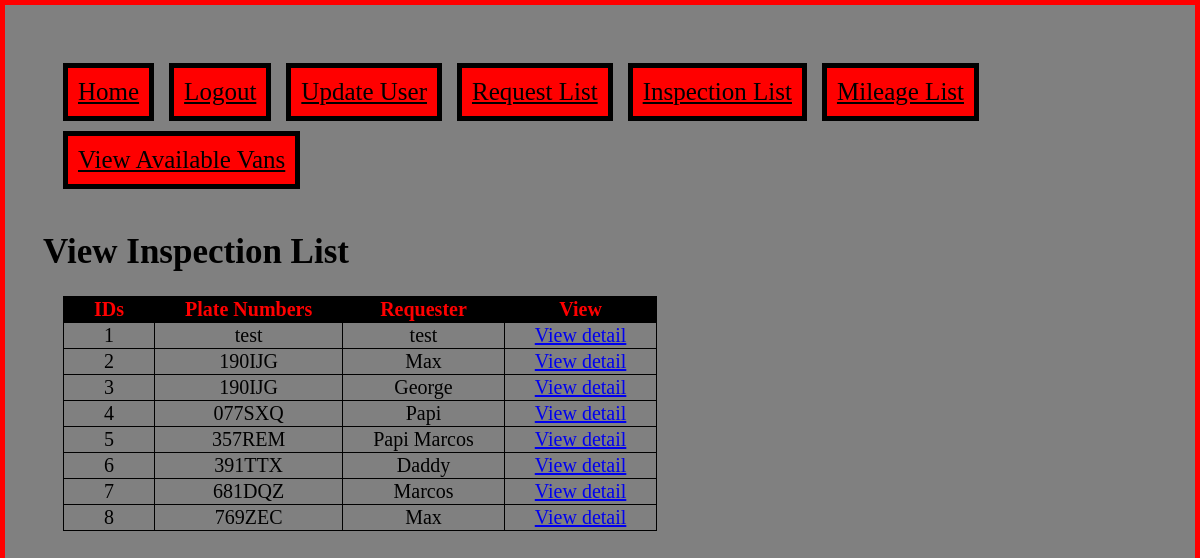
The app's page /view_inspection_list (signed in) with its own data.
### app.py (models this page shows)
class Inspections(UserMixin, db.Model):
    id = db.Column(db.Integer, primary_key=True)
    vehicleNum = db.Column(db.String(8), nullable=False)
    todaysDate = db.Column(db.String(10), nullable=False)
    returnDate = db.Column(db.String(10), nullable=False)
    requester = db.Column(db.String(40), nullable=False)
    department = db.Column(db.String(40), nullable=False)
    destination = db.Column(db.String(80), nullable=False)
    beginODO = db.Column(db.String(40), nullable=False)
    comments = db.Column(db.String(150), nullable=False)
    operator = db.Column(db.String(40), nullable=False)

### app.py (the view)
@app.route('/view_inspection_list')
@login_required
def viewInspectionList():
    return render_template('viewInspectionList.html', inspectionList=Inspections.query.all(), userAuth=current_user.is_authenticated)

### app.py (called while the page is built)
@login_manager.user_loader
def load_user(uid):
    return User.query.get(uid)

### templates/viewInspectionList.html (shortened to what this page needs)
{% extends "base.html" %}
{% block content %}
<h1>View Inspection List<h1>
<table>
    <tr>
	    <th>IDs</th>
	    <th>Plate Numbers</th>
	    <th>Requester</th>
	    <th>View</th>
	</tr>
    {% for inspection in inspectionList %}
	<tr>
		<td>{{ inspection.id }}</td>
		<td>{{ inspection.vehicleNum }}</td>
		<td>{{ inspection.requester }}</td>
		<td><a href="http://xelectricsheepx.pythonanywhere.com/view_inspection_detail?id={{ inspection.id }}">View detail</a></td>
	</tr>
	{% endfor %}
</table>
{% endblock %}

### static/style.css (style rules this page uses)
html { background-color:grey; border: thick solid red; padding: 30px; background-image: url('/static/sky.jpg'); }
table { margin-left: 20px; margin-right: 20px; border: thin solid black; border-collapse: collapse; }
td, th { border: thin solid black; padding-left: 30px; padding-right: 30px; font-style: times new roman, serif; text-align: center; font-size: 20px; }
th { background-color: black; color: red; }
td { text-align: center; }
h1 { font-style: bold, times new roman, serif; font-size: 35px; }

### records on screen
Inspections: id "1", vehicleNum "test", requester "test"
Inspections: id "2", vehicleNum "190IJG", requester "Max"
Inspections: id "3", vehicleNum "190IJG", requester "George"
Inspections: id "4", vehicleNum "077SXQ", requester "Papi"
Inspections: id "5", vehicleNum "357REM", requester "Papi Marcos"
Inspections: id "6", vehicleNum "391TTX", requester "Daddy"
Inspections: id "7", vehicleNum "681DQZ", requester "Marcos"
Inspections: id "8", vehicleNum "769ZEC", requester "Max"
